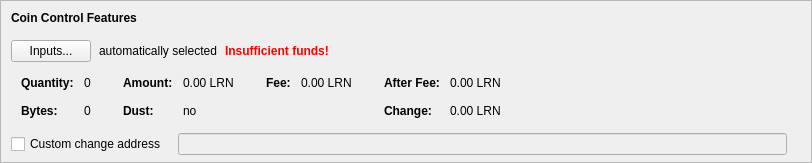
    <widget class="QFrame" name="frameCoinControl">
     <property name="sizePolicy">
      <sizepolicy hsizetype="Expanding" vsizetype="Expanding">
       <horstretch>0</horstretch>
       <verstretch>0</verstretch>
      </sizepolicy>
     </property>
     <property name="maximumSize">
      <size>
       <width>16777215</width>
       <height>16777215</height>
      </size>
     </property>
     <property name="frameShape">
      <enum>QFrame::StyledPanel</enum>
     </property>
     <property name="frameShadow">
      <enum>QFrame::Sunken</enum>
     </property>
     <layout class="QVBoxLayout" name="verticalLayoutCoinControl2">
      <property name="spacing">
       <number>0</number>
      </property>
      <property name="leftMargin">
       <number>0</number>
      </property>
      <property name="topMargin">
       <number>0</number>
      </property>
      <property name="rightMargin">
       <number>0</number>
      </property>
      <property name="bottomMargin">
       <number>6</number>
      </property>
      <item>
       <layout class="QVBoxLayout" name="verticalLayoutCoinControl" stretch="0,0,0,0,1">
        <property name="spacing">
         <number>0</number>
        </property>
        <property name="leftMargin">
         <number>10</number>
        </property>
        <property name="topMargin">
         <number>10</number>
        </property>
        <item>
         <layout class="QHBoxLayout" name="horizontalLayoutCoinControl1">
          <property name="bottomMargin">
           <number>15</number>
          </property>
          <item>
           <widget class="QLabel" name="labelCoinControlFeatures">
            <property name="sizePolicy">
             <sizepolicy hsizetype="Preferred" vsizetype="Maximum">
              <horstretch>0</horstretch>
              <verstretch>0</verstretch>
             </sizepolicy>
            </property>
            <property name="font">
             <font>
              <weight>75</weight>
              <bold>true</bold>
             </font>
            </property>
            <property name="styleSheet">
             <string notr="true">font-weight:bold;</string>
            </property>
            <property name="text">
             <string>Coin Control Features</string>
            </property>
           </widget>
          </item>
         </layout>
        </item>
        <item>
         <layout class="QHBoxLayout" name="horizontalLayoutCoinControl2" stretch="0,0,0,0">
          <property name="spacing">
           <number>8</number>
          </property>
          <property name="bottomMargin">
           <number>10</number>
          </property>
          <item>
           <widget class="QPushButton" name="pushButtonCoinControl">
            <property name="styleSheet">
             <string notr="true"/>
            </property>
            <property name="text">
             <string>Inputs...</string>
            </property>
            <property name="autoDefault">
             <bool>false</bool>
            </property>
           </widget>
          </item>
          <item>
           <widget class="QLabel" name="labelCoinControlAutomaticallySelected">
            <property name="text">
             <string>automatically selected</string>
            </property>
            <property name="margin">
             <number>5</number>
            </property>
           </widget>
          </item>
          <item>
           <widget class="QLabel" name="labelCoinControlInsuffFunds">
            <property name="font">
             <font>
              <weight>75</weight>
              <bold>true</bold>
             </font>
            </property>
            <property name="styleSheet">
             <string notr="true">color:red;font-weight:bold;</string>
            </property>
            <property name="text">
             <string>Insufficient funds!</string>
            </property>
            <property name="margin">
             <number>5</number>
            </property>
           </widget>
          </item>
          <item>
           <spacer name="horizontalSpacerCoinControl">
            <property name="orientation">
             <enum>Qt::Horizontal</enum>
            </property>
            <property name="sizeHint" stdset="0">
             <size>
              <width>40</width>
              <height>1</height>
             </size>
            </property>
           </spacer>
          </item>
         </layout>
        </item>
        <item>
         <widget class="QWidget" name="widgetCoinControl" native="true">
          <property name="sizePolicy">
           <sizepolicy hsizetype="Preferred" vsizetype="Preferred">
            <horstretch>0</horstretch>
            <verstretch>0</verstretch>
           </sizepolicy>
          </property>
          <property name="minimumSize">
           <size>
            <width>0</width>
            <height>0</height>
           </size>
          </property>
          <property name="styleSheet">
           <string notr="true"/>
          </property>
          <layout class="QHBoxLayout" name="horizontalLayoutCoinControl5">
           <property name="leftMargin">
            <number>0</number>
           </property>
           <property name="topMargin">
            <number>0</number>
           </property>
           <property name="rightMargin">
            <number>0</number>
           </property>
           <property name="bottomMargin">
            <number>0</number>
           </property>
           <item>
            <layout class="QHBoxLayout" name="horizontalLayoutCoinControl3" stretch="0,0,0,1">
             <property name="spacing">
              <number>20</number>
             </property>
             <property name="topMargin">
              <number>0</number>
             </property>
             <property name="bottomMargin">
              <number>10</number>
             </property>
             <item>
              <layout class="QFormLayout" name="formLayoutCoinControl1">
               <property name="horizontalSpacing">
                <number>10</number>
               </property>
               <property name="verticalSpacing">
                <number>14</number>
               </property>
               <property name="leftMargin">
                <number>10</number>
               </property>
               <property name="topMargin">
                <number>4</number>
               </property>
               <property name="rightMargin">
                <number>6</number>
               </property>
               <item row="0" column="0">
                <widget class="QLabel" name="labelCoinControlQuantityText">
                 <property name="font">
                  <font>
                   <weight>75</weight>
                   <bold>true</bold>
                  </font>
                 </property>
                 <property name="text">
                  <string>Quantity:</string>
                 </property>
                 <property name="margin">
                  <number>0</number>
                 </property>
                </widget>
               </item>
               <item row="0" column="1">
                <widget class="QLabel" name="labelCoinControlQuantity">
                 <property name="cursor">
                  <cursorShape>IBeamCursor</cursorShape>
                 </property>
                 <property name="contextMenuPolicy">
                  <enum>Qt::ActionsContextMenu</enum>
                 </property>
                 <property name="text">
                  <string notr="true">0</string>
                 </property>
                 <property name="margin">
                  <number>0</number>
                 </property>
                 <property name="textInteractionFlags">
                  <set>Qt::LinksAccessibleByMouse|Qt::TextSelectableByKeyboard|Qt::TextSelectableByMouse</set>
                 </property>
                </widget>
               </item>
               <item row="1" column="0">
                <widget class="QLabel" name="labelCoinControlBytesText">
                 <property name="font">
                  <font>
                   <weight>75</weight>
                   <bold>true</bold>
                  </font>
                 </property>
                 <property name="text">
                  <string>Bytes:</string>
                 </property>
                </widget>
               </item>
               <item row="1" column="1">
                <widget class="QLabel" name="labelCoinControlBytes">
                 <property name="cursor">
                  <cursorShape>IBeamCursor</cursorShape>
                 </property>
                 <property name="contextMenuPolicy">
                  <enum>Qt::ActionsContextMenu</enum>
                 </property>
                 <property name="text">
                  <string notr="true">0</string>
                 </property>
                 <property name="textInteractionFlags">
                  <set>Qt::LinksAccessibleByMouse|Qt::TextSelectableByKeyboard|Qt::TextSelectableByMouse</set>
                 </property>
                </widget>
               </item>
              </layout>
             </item>
             <item>
              <layout class="QFormLayout" name="formLayoutCoinControl2">
               <property name="horizontalSpacing">
                <number>10</number>
               </property>
               <property name="verticalSpacing">
                <number>14</number>
               </property>
               <property name="leftMargin">
                <number>6</number>
               </property>
               <property name="topMargin">
                <number>4</number>
               </property>
               <property name="rightMargin">
                <number>6</number>
               </property>
               <item row="0" column="0">
                <widget class="QLabel" name="labelCoinControlAmountText">
                 <property name="font">
                  <font>
                   <weight>75</weight>
                   <bold>true</bold>
                  </font>
                 </property>
                 <property name="text">
                  <string>Amount:</string>
                 </property>
                 <property name="margin">
                  <number>0</number>
                 </property>
                </widget>
               </item>
               <item row="0" column="1">
                <widget class="QLabel" name="labelCoinControlAmount">
                 <property name="cursor">
                  <cursorShape>IBeamCursor</cursorShape>
                 </property>
                 <property name="contextMenuPolicy">
                  <enum>Qt::ActionsContextMenu</enum>
                 </property>
                 <property name="text">
                  <string notr="true">0.00 LRN</string>
                 </property>
                 <property name="textInteractionFlags">
                  <set>Qt::LinksAccessibleByMouse|Qt::TextSelectableByKeyboard|Qt::TextSelectableByMouse</set>
                 </property>
                </widget>
               </item>
               <item row="1" column="0">
                <widget class="QLabel" name="labelCoinControlLowOutputText">
                 <property name="font">
                  <font>
                   <weight>75</weight>
                   <bold>true</bold>
                  </font>
                 </property>
                 <property name="text">
                  <string>Dust:</string>
                 </property>
                </widget>
               </item>
               <item row="1" column="1">
                <widget class="QLabel" name="labelCoinControlLowOutput">
                 <property name="cursor">
                  <cursorShape>IBeamCursor</cursorShape>
                 </property>
                 <property name="contextMenuPolicy">
                  <enum>Qt::ActionsContextMenu</enum>
                 </property>
                 <property name="text">
                  <string notr="true">no</string>
                 </property>
                 <property name="textInteractionFlags">
                  <set>Qt::LinksAccessibleByMouse|Qt::TextSelectableByKeyboard|Qt::TextSelectableByMouse</set>
                 </property>
                </widget>
               </item>
              </layout>
             </item>
             <item>
              <layout class="QFormLayout" name="formLayoutCoinControl3">
               <property name="horizontalSpacing">
                <number>10</number>
               </property>
               <property name="verticalSpacing">
                <number>14</number>
               </property>
               <property name="leftMargin">
                <number>6</number>
               </property>
               <property name="topMargin">
                <number>4</number>
               </property>
               <property name="rightMargin">
                <number>6</number>
               </property>
               <item row="0" column="0">
                <widget class="QLabel" name="labelCoinControlFeeText">
                 <property name="font">
                  <font>
                   <weight>75</weight>
                   <bold>true</bold>
                  </font>
                 </property>
                 <property name="text">
                  <string>Fee:</string>
                 </property>
                 <property name="margin">
                  <number>0</number>
                 </property>
                </widget>
               </item>
               <item row="0" column="1">
                <widget class="QLabel" name="labelCoinControlFee">
                 <property name="cursor">
                  <cursorShape>IBeamCursor</cursorShape>
                 </property>
                 <property name="contextMenuPolicy">
                  <enum>Qt::ActionsContextMenu</enum>
                 </property>
                 <property name="text">
                  <string notr="true">0.00 LRN</string>
                 </property>
                 <property name="textInteractionFlags">
                  <set>Qt::LinksAccessibleByMouse|Qt::TextSelectableByKeyboard|Qt::TextSelectableByMouse</set>
                 </property>
                </widget>
               </item>
              </layout>
             </item>
             <item>
              <layout class="QFormLayout" name="formLayoutCoinControl4">
               <property name="horizontalSpacing">
                <number>10</number>
               </property>
               <property name="verticalSpacing">
                <number>14</number>
               </property>
               <property name="leftMargin">
                <number>6</number>
               </property>
               <property name="topMargin">
                <number>4</number>
               </property>
               <property name="rightMargin">
                <number>6</number>
               </property>
               <item row="0" column="0">
                <widget class="QLabel" name="labelCoinControlAfterFeeText">
                 <property name="font">
                  <font>
                   <weight>75</weight>
                   <bold>true</bold>
                  </font>
                 </property>
                 <property name="text">
                  <string>After Fee:</string>
                 </property>
                 <property name="margin">
                  <number>0</number>
                 </property>
                </widget>
               </item>
               <item row="0" column="1">
                <widget class="QLabel" name="labelCoinControlAfterFee">
                 <property name="cursor">
                  <cursorShape>IBeamCursor</cursorShape>
                 </property>
                 <property name="contextMenuPolicy">
                  <enum>Qt::ActionsContextMenu</enum>
                 </property>
                 <property name="text">
                  <string notr="true">0.00 LRN</string>
                 </property>
                 <property name="textInteractionFlags">
                  <set>Qt::LinksAccessibleByMouse|Qt::TextSelectableByKeyboard|Qt::TextSelectableByMouse</set>
                 </property>
                </widget>
               </item>
               <item row="1" column="0">
                <widget class="QLabel" name="labelCoinControlChangeText">
                 <property name="font">
                  <font>
                   <weight>75</weight>
                   <bold>true</bold>
                  </font>
                 </property>
                 <property name="text">
                  <string>Change:</string>
                 </property>
                </widget>
               </item>
               <item row="1" column="1">
                <widget class="QLabel" name="labelCoinControlChange">
                 <property name="cursor">
                  <cursorShape>IBeamCursor</cursorShape>
                 </property>
                 <property name="contextMenuPolicy">
                  <enum>Qt::ActionsContextMenu</enum>
                 </property>
                 <property name="text">
                  <string notr="true">0.00 LRN</string>
                 </property>
                 <property name="textInteractionFlags">
                  <set>Qt::LinksAccessibleByMouse|Qt::TextSelectableByKeyboard|Qt::TextSelectableByMouse</set>
                 </property>
                </widget>
               </item>
              </layout>
             </item>
            </layout>
           </item>
          </layout>
         </widget>
        </item>
        <item>
         <layout class="QHBoxLayout" name="horizontalLayoutCoinControl4" stretch="0,0,0">
          <property name="spacing">
           <number>12</number>
          </property>
          <property name="sizeConstraint">
           <enum>QLayout::SetDefaultConstraint</enum>
          </property>
          <property name="topMargin">
           <number>5</number>
          </property>
          <property name="rightMargin">
           <number>5</number>
          </property>
          <item>
           <widget class="QCheckBox" name="checkBoxCoinControlChange">
            <property name="toolTip">
             <string>If this is activated, but the change address is empty or invalid, change will be sent to a newly generated address.</string>
            </property>
            <property name="text">
             <string>Custom change address</string>
            </property>
           </widget>
          </item>
          <item>
           <widget class="QValidatedLineEdit" name="lineEditCoinControlChange">
            <property name="enabled">
             <bool>false</bool>
            </property>
            <property name="sizePolicy">
             <sizepolicy hsizetype="Expanding" vsizetype="Fixed">
              <horstretch>0</horstretch>
              <verstretch>0</verstretch>
             </sizepolicy>
            </property>
           </widget>
          </item>
          <item>
           <widget class="QLabel" name="labelCoinControlChangeLabel">
            <property name="sizePolicy">
             <sizepolicy hsizetype="Preferred" vsizetype="Expanding">
              <horstretch>0</horstretch>
              <verstretch>0</verstretch>
             </sizepolicy>
            </property>
            <property name="minimumSize">
             <size>
              <width>0</width>
              <height>0</height>
             </size>
            </property>
            <property name="text">
             <string/>
            </property>
            <property name="margin">
             <number>3</number>
            </property>
           </widget>
          </item>
         </layout>
        </item>
        <item>
         <spacer name="verticalSpacerCoinControl">
          <property name="orientation">
           <enum>Qt::Vertical</enum>
          </property>
          <property name="sizeHint" stdset="0">
           <size>
            <width>800</width>
            <height>1</height>
           </size>
          </property>
         </spacer>
        </item>
       </layout>
      </item>
     </layout>
    </widget>
